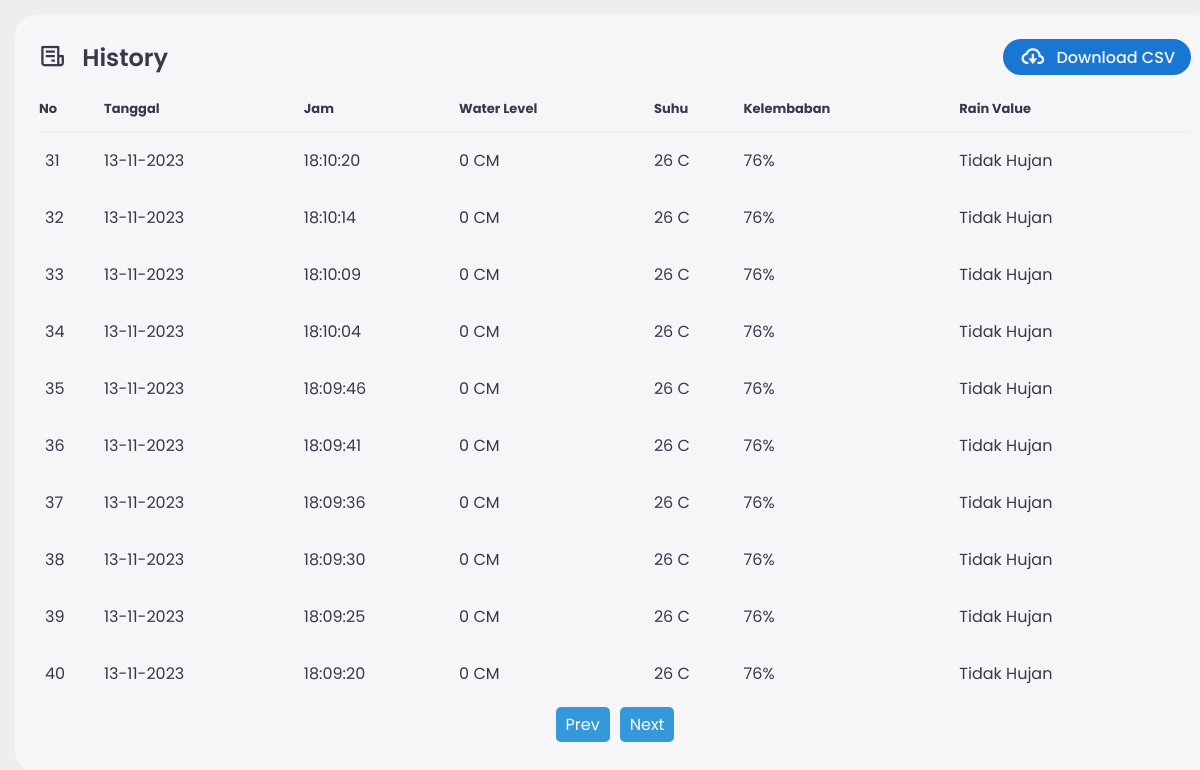
The app's page /smartdam/menu/history_full.php?page=4 with its own data.
### tables this page shows
CREATE TABLE `bendungan` (
  `id` int(11) NOT NULL,
  `tgl` varchar(12) DEFAULT NULL,
  `jam` varchar(12) DEFAULT NULL,
  `ketinggian` int(2) DEFAULT NULL,
  `suhu` int(2) DEFAULT NULL,
  `kelembaban` int(2) DEFAULT NULL,
  `rain_value` varchar(15) DEFAULT NULL
);

### smartdam/menu/history_full.php (the view, shortened to what this page needs)
<?php
    $koneksi = mysqli_connect("localhost", "id20397065_orlando", "Data_mahasiswa123", "id20397065_data_mhs");
    $limit = 10;
    $page = isset($_GET['page']) ? max(1, intval($_GET['page'])) : 1;
    $start = ($page - 1) * $limit;
    $query = "SELECT * FROM bendungan ORDER BY id DESC LIMIT $start, $limit";
    $result = mysqli_query($koneksi, $query);
?>
<!DOCTYPE html>
<html lang="en">
<head>
    <link href='https://unpkg.com/boxicons@2.1.4/css/boxicons.min.css' rel='stylesheet'>
    <link rel="stylesheet" href="../css/style.css">
</head>
<body>
    <div class="bottom-data">
        <div class="orders">
            <div class="header">
                <i class='bx bx-receipt'></i>
                <h3>History</h3>
                <a href="../api/generate_csv.php" class="report">
                    <i class='bx bx-cloud-download'></i>
                    <span>Download CSV</span>
                </a>
            </div>
            <table>
                <thead>
                    <tr>
                        <th>No</th>
                        <th>Tanggal</th>
                        <th>Jam</th>
                        <th>Water Level</th>
                        <th>Suhu</th>
                        <th>Kelembaban</th>
                        <th>Rain Value</th>
                    </tr>
                </thead>
                <tbody>
                    <?php
                    $no = ($page - 1) * $limit;
                    while ($data = mysqli_fetch_assoc($result)) { ?>
                        <tr>
                            <td><?= ++$no; ?></td>
                            <td><?= $data['tgl']; ?></td>
                            <td><?= $data['jam']; ?></td>
                            <td><?= $data['ketinggian'] . " CM"; ?></td>
                            <td><?= $data['suhu'] . " C"; ?></td>
                            <td><?= $data['kelembaban'] . "%"; ?></td>
                            <td><?= $data['rain_value']; ?></td>
                        </tr>
                    <?php } ?>
                </tbody>
            </table>
            <ul class='pagination'>
                <?php if ($page > 1): ?>
                    <li><a class='page-link' href='?page=<?= $page - 1 ?>'>Prev</a></li>
                <?php endif; ?>
                <?php if (mysqli_num_rows($result) == $limit): ?>
                    <li><a class='page-link' href='?page=<?= $page + 1 ?>'>Next</a></li>
                <?php endif; ?>
            </ul>
        </div>
    </div>
</body>
</html>

### smartdam/css/style.css (style rules this page uses)
:root { --light: #f6f6f9; --primary: #1976D2; --light-primary: #CFE8FF; --grey: #eee; --dark-grey: #AAAAAA; --dark: #363949; --danger: #D32F2F; --light-danger: #FECDD3; --warning: #FBC02D; --light-warning: #FFF2C6; --success: #388E3C; --light-success: #BBF7D0; }
* { margin: 0; padding: 0; box-sizing: border-box; font-family: 'Poppins', sans-serif; }
.bx { font-size: 1.7rem; }
a { text-decoration: none; }
li { list-style: none; }
html { overflow-x: hidden; }
body { background: var(--grey); overflow-x: hidden; }
.header { display: flex; align-items: center; justify-content: space-between; grid-gap: 16px; flex-wrap: wrap; }
.bottom-data { display: flex; flex-wrap: wrap; grid-gap: 24px; margin-top: 24px; width: 100%; color: var(--dark); }
.bottom-data>div { border-radius: 20px; background: var(--light); padding: 24px; overflow-x: auto; }
.bottom-data .header { display: flex; align-items: center; grid-gap: 16px; margin-bottom: 24px; }
.bottom-data .header h3 { margin-right: auto; font-size: 24px; font-weight: 600; }
.bottom-data .header .bx { cursor: pointer; }
.bottom-data .orders { flex-grow: 1; flex-basis: 500px; }
.bottom-data .orders table { width: 100%; border-collapse: collapse; }
.bottom-data .orders table th { padding-bottom: 12px; font-size: 13px; text-align: left; border-bottom: 1px solid var(--grey); }
.bottom-data .orders table td { padding: 16px 0; }
.bottom-data .orders table tr td:first-child { display: flex; align-items: center; grid-gap: 12px; padding-left: 6px; }
.bottom-data .orders table tbody tr { cursor: pointer; transition: all 0.3s ease; }
.pagination { display: flex; list-style: none; padding: 0; justify-content: center; }
.pagination li { margin: 5px; }
.pagination a, .pagination .page-link { display: block; padding: 5px 10px; background-color: #3498db; color: #fff; text-decoration: none; border-radius: 5px; transition: background-color 0.3s; }
.bottom-data .header { min-width: 576px; }
.bottom-data .orders table { min-width: 576px; }

### smartdam/menu/history_full.php (style rules this page uses)
.bottom-data { margin:15px; }
.report { height: 36px; padding: 0 16px; border-radius: 36px; background: var(--primary); color: var(--light); display: flex; align-items: center; justify-content: center; grid-gap: 10px; font-weight: 500; }

### records on screen
bendungan: tgl "13-11-2023", jam "18:10:20", ketinggian "0", suhu "26", kelembaban "76", rain_value "Tidak Hujan"
bendungan: tgl "13-11-2023", jam "18:10:14", ketinggian "0", suhu "26", kelembaban "76", rain_value "Tidak Hujan"
bendungan: tgl "13-11-2023", jam "18:10:09", ketinggian "0", suhu "26", kelembaban "76", rain_value "Tidak Hujan"
bendungan: tgl "13-11-2023", jam "18:10:04", ketinggian "0", suhu "26", kelembaban "76", rain_value "Tidak Hujan"
bendungan: tgl "13-11-2023", jam "18:09:46", ketinggian "0", suhu "26", kelembaban "76", rain_value "Tidak Hujan"
bendungan: tgl "13-11-2023", jam "18:09:41", ketinggian "0", suhu "26", kelembaban "76", rain_value "Tidak Hujan"
bendungan: tgl "13-11-2023", jam "18:09:36", ketinggian "0", suhu "26", kelembaban "76", rain_value "Tidak Hujan"
bendungan: tgl "13-11-2023", jam "18:09:30", ketinggian "0", suhu "26", kelembaban "76", rain_value "Tidak Hujan"
bendungan: tgl "13-11-2023", jam "18:09:25", ketinggian "0", suhu "26", kelembaban "76", rain_value "Tidak Hujan"
bendungan: tgl "13-11-2023", jam "18:09:20", ketinggian "0", suhu "26", kelembaban "76", rain_value "Tidak Hujan"
